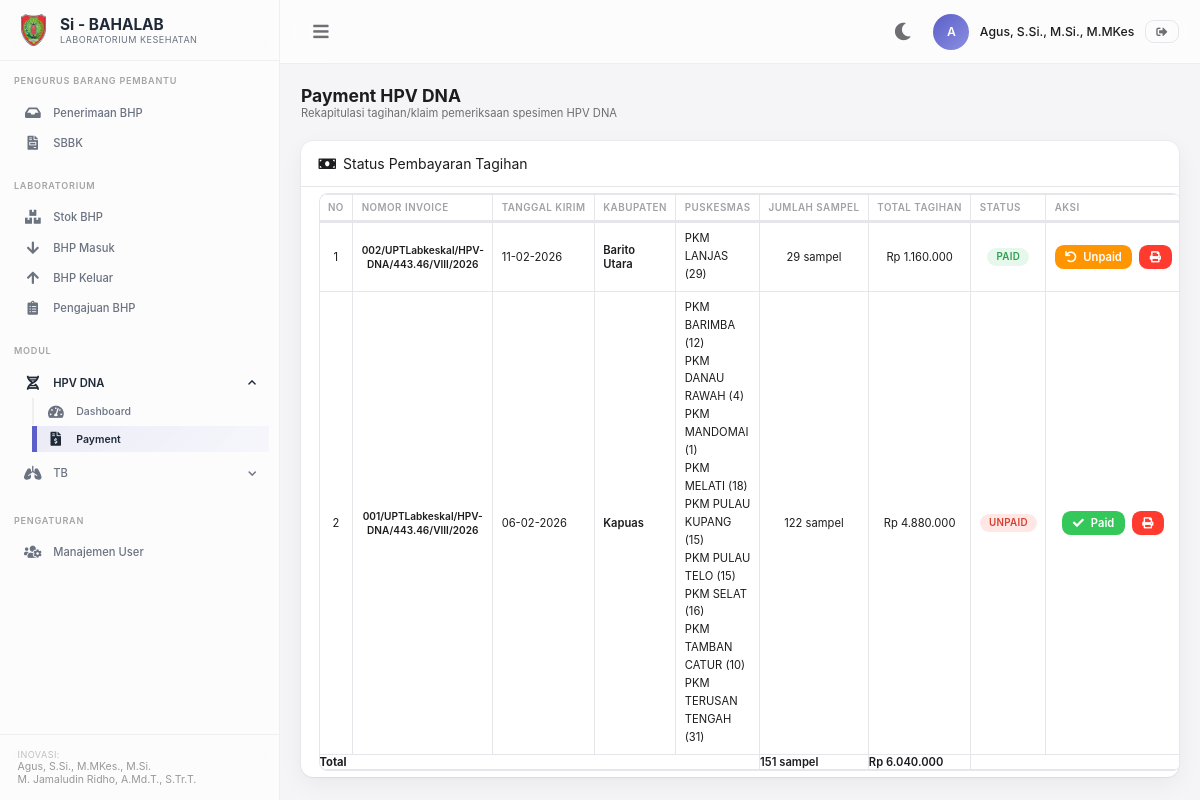
The app's page /payment-hpv.php (signed in) with its own data.
### tables this page shows
CREATE TABLE `sib_payment_hpv` (
  `id` int NOT NULL AUTO_INCREMENT,
  `kabupaten` varchar(191) NOT NULL,
  `tanggal` date NOT NULL,
  `status` enum('Unpaid','Paid') NOT NULL DEFAULT 'Unpaid',
  `nomor_invoice` varchar(191) DEFAULT NULL,
  `tgl_paid` datetime DEFAULT NULL,
  `diproses_oleh` varchar(100) DEFAULT NULL,
  `created_at` timestamp NULL DEFAULT CURRENT_TIMESTAMP,
  PRIMARY KEY (`id`),
  UNIQUE KEY `uq_tagihan` (`kabupaten`,`tanggal`)
);

### config.php (called while the page is built, shortened)
<?php
$DB_HOST = getenv('DB_HOST') ?: '127.0.0.1';
$DB_USER = getenv('DB_USER') ?: 'root';
$DB_PASS = getenv('DB_PASS') ?: '';
$DB_NAME = getenv('DB_NAME') ?: 'bahalab';
$conn = mysqli_connect($DB_HOST, $DB_USER, $DB_PASS, $DB_NAME);
function parse_puskesmas($namahpv)
{
    $namahpv = trim($namahpv);
    return $namahpv;
}
function get_rows_tagihan_hpv($kabupaten = null, $bulan = null, $tahun = null, $tanggal = null)
{
    global $conn;
    $rows = [];
    $where = [];
    $sql = "SELECT * FROM sib_hpv_dna" . (count($where) ? " WHERE " . implode(' AND ', $where) : "") . " ORDER BY kabupaten, tanggal_penerimaan, nama ASC";
    $q = mysqli_query($conn, $sql);
    while ($r = mysqli_fetch_assoc($q)) {
        $kab = !empty($r['kabupaten']) ? $r['kabupaten'] : parse_kabupaten($r['nama']);
        $key = strtolower($kab) . '|' . date('Y-m-d', strtotime($r['tanggal_penerimaan']));
        if (!isset($rows[$key])) {
            $rows[$key] = [
                'namakabupaten' => $kab,
                'namapuskesmas' => $kab,
                'tanggalhpv' => date('Y-m-d', strtotime($r['tanggal_penerimaan'])),
                'tanggal' => date('d-m-Y', strtotime($r['tanggal_penerimaan'])),
                'jumlah' => 0,
                'hargasatuan' => (int) $r['harga_satuan'],
                'hargatotal' => 0,
                'puskesmas_list' => [],
                'puskesmas_rows' => [],
            ];
        }
        $rows[$key]['jumlah'] += (int) $r['jumlah'];
        $rows[$key]['hargatotal'] += (int) $r['harga_total'];
        $rows[$key]['puskesmas_list'][] = parse_puskesmas($r['nama']) . ' (' . (int) $r['jumlah'] . ')';
        $rows[$key]['puskesmas_rows'][] = [
            'namapuskesmas' => parse_puskesmas($r['nama']),
            'jumlah' => (int) $r['jumlah'],
            'hargasatuan' => (int) $r['harga_satuan'],
            'hargatotal' => (int) $r['harga_total'],
        ];
    }
    return array_values($rows);
}

### payment-hpv.php (the view, shortened to what this page needs)
<?php
require 'config.php';
$rows_tagihan = get_rows_tagihan_hpv();
$total_tagihan = 0;
foreach ($rows_tagihan as $r) {
    $total_tagihan += $r['hargatotal'];
}
$payments = [];
$q = mysqli_query($conn, "SELECT kabupaten, tanggal, status, tgl_paid, diproses_oleh, nomor_invoice FROM sib_payment_hpv");
while ($r = mysqli_fetch_assoc($q)) {
    $payments[strtolower($r['kabupaten']) . '|' . $r['tanggal']] = $r;
}
foreach ($rows_tagihan as $idx => $r) {
    $key = strtolower($r['namakabupaten']) . '|' . $r['tanggalhpv'];
    $p = $payments[$key] ?? null;
    if ($p) {
        $rows_tagihan[$idx]['pay_status'] = $p['status'];
        $rows_tagihan[$idx]['tgl_paid'] = $p['tgl_paid'];
        $rows_tagihan[$idx]['diproses_oleh'] = $p['diproses_oleh'];
        $rows_tagihan[$idx]['nomor_invoice'] = $p['nomor_invoice'];
    } else {
        $rows_tagihan[$idx]['pay_status'] = 'Unpaid';
        $rows_tagihan[$idx]['tgl_paid'] = null;
        $rows_tagihan[$idx]['diproses_oleh'] = null;
        $rows_tagihan[$idx]['nomor_invoice'] = null;
    }
}
?>
<div class="page-header">
    <div>
        <h1>Payment HPV DNA</h1>
        <p class="page-subtitle">Rekapitulasi tagihan/klaim pemeriksaan spesimen HPV DNA</p>
    </div>
</div>
<div class="data-table-wrapper">
    <div class="table-header">
        <span><i class="fas fa-money-bill mr-2"></i>Status Pembayaran Tagihan</span>
    </div>
    <div class="table-body">
        <div class="table-responsive">
            <table class="table table-bordered" id="dataTable" width="100%" cellspacing="0">
                <thead>
                    <tr>
                        <th class="text-center">No</th>
                        <th class="text-center">Nomor Invoice</th>
                        <th>Tanggal Kirim</th>
                        <th>Kabupaten</th>
                        <th>Puskesmas</th>
                        <th class="text-center">Jumlah Sampel</th>
                        <th class="text-center">Total Tagihan</th>
                        <th class="text-center">Status</th>
                        <th class="text-center">Aksi</th>
                    </tr>
                </thead>
                <tbody>
                    <?php $i = 1; foreach ($rows_tagihan as $r): ?>
                    <tr>
                        <td class="text-center"><?= $i++; ?></td>
                        <td class="text-center">
                            <?php if (!empty($r['nomor_invoice'])): ?>
                            <span class="fw-600" style="font-size:0.72rem;"><?= htmlspecialchars($r['nomor_invoice']); ?></span>
                            <?php endif; ?>
                        </td>
                        <td><?= htmlspecialchars($r['tanggal']); ?></td>
                        <td class="fw-600"><?= htmlspecialchars($r['namakabupaten']); ?></td>
                        <td>
                            <?php foreach ($r['puskesmas_list'] as $pl): ?>
                            <div class="hpv-puskesmas-line"><?= htmlspecialchars($pl); ?></div>
                            <?php endforeach; ?>
                        </td>
                        <td class="text-center"><?= (int) $r['jumlah']; ?> sampel</td>
                        <td class="text-center">Rp <?= number_format($r['hargatotal'], 0, ',', '.'); ?></td>
                        <td class="text-center">
                            <?php if ($r['pay_status'] === 'Paid'): ?>
                            <span class="badge badge-success">Paid</span>
                            <?php else: ?>
                            <span class="badge badge-danger">Unpaid</span>
                            <?php endif; ?>
                        </td>
                        <td class="text-center">
                            <div class="d-flex gap-2 justify-content-center">
                                <?php if ($r['pay_status'] === 'Unpaid'): ?>
                                <form method="post" action="aksi-payment-hpv.php" class="d-inline"
                                    onsubmit="return confirm('Tandai PAID untuk tagihan <?= htmlspecialchars($r['namakabupaten']); ?> (<?= htmlspecialchars($r['tanggal']); ?>)?')">
                                    <button type="submit" class="btn btn-success btn-sm">
                                        <i class="fas fa-check"></i> Paid
                                    </button>
                                </form>
                                <?php else: ?>
                                <form method="post" action="aksi-payment-hpv.php" class="d-inline"
                                    onsubmit="return confirm('Ubah kembali ke UNPAID untuk tagihan <?= htmlspecialchars($r['namakabupaten']); ?> (<?= htmlspecialchars($r['tanggal']); ?>)?')">
                                    <button type="submit" class="btn btn-warning btn-sm">
                                        <i class="fas fa-undo"></i> Unpaid
                                    </button>
                                </form>
                                <?php endif; ?>
                                <a href="invoice-hpv.php?kabupaten=<?= urlencode($r['namakabupaten']); ?>&tgl=<?= urlencode($r['tanggalhpv']); ?>&nomor=<?= urlencode($r['nomor_invoice'] ?? ''); ?>" target="_blank"
                                    class="btn btn-danger btn-sm" title="Cetak Invoice PDF">
                                    <i class="fas fa-print"></i>
                                </a>
                            </div>
                        </td>
                    </tr>
                    <?php endforeach; ?>
                </tbody>
                <tfoot>
                    <tr>
                        <td colspan="5" class="text-right"><strong>Total</strong></td>
                        <td class="text-center fw-600"><?= array_sum(array_column($rows_tagihan, 'jumlah')); ?> sampel</td>
                        <td class="text-center fw-600">Rp <?= number_format($total_tagihan, 0, ',', '.'); ?></td>
                        <td colspan="2"></td>
                    </tr>
                </tfoot>
            </table>
        </div>
    </div>
</div>
<?php
$content = ob_get_clean();
require 'layout.php';
?>

### layout.php (shortened to what this page needs)
<!DOCTYPE html>
<html lang="id">
<head>
    <link href="css/trendy.css?v=<?= filemtime('css/trendy.css') ?>" rel="stylesheet" />
    <link href="https://cdn.datatables.net/1.10.20/css/dataTables.bootstrap4.min.css" rel="stylesheet" />
    <link href="https://cdnjs.cloudflare.com/ajax/libs/font-awesome/5.15.1/css/all.min.css" rel="stylesheet" />
</head>
<body>
<aside class="sidebar">
    <div class="sidebar-brand">
        <img src="assets/img/logo.png" alt="Logo">
        <div class="brand-text">
            Si - BAHALAB
            <span>Laboratorium Kesehatan</span>
        </div>
    </div>
    <div class="sidebar-section">Pengurus Barang Pembantu</div>
    <ul class="sidebar-nav">
        <li class="nav-item">
            <a class="nav-link" href="penerimaan.php">
                <i class="fas fa-inbox nav-icon"></i>
                Penerimaan BHP
            </a>
        </li>
        <li class="nav-item">
            <a class="nav-link" href="sbbk.php">
                <i class="fas fa-file-invoice nav-icon"></i>
                SBBK
            </a>
        </li>
    </ul>
    <div class="sidebar-section">Laboratorium</div>
    <ul class="sidebar-nav">
        <li class="nav-item">
            <a class="nav-link" href="stock.php">
                <i class="fas fa-boxes nav-icon"></i>
                Stok BHP
            </a>
        </li>
        <li class="nav-item">
            <a class="nav-link" href="bhp-masuk.php">
                <i class="fas fa-arrow-down nav-icon"></i>
                BHP Masuk
            </a>
        </li>
        <li class="nav-item">
            <a class="nav-link" href="bhp-keluar.php">
                <i class="fas fa-arrow-up nav-icon"></i>
                BHP Keluar
            </a>
        </li>
        <li class="nav-item">
            <a class="nav-link" href="pengajuan.php">
                <i class="fas fa-clipboard-list nav-icon"></i>
                Pengajuan BHP
            </a>
        </li>
    </ul>
    <div class="sidebar-section">Modul</div>
    <ul class="sidebar-nav">
        <li class="nav-item nav-parent" data-submenu="hpv">
            <a class="nav-link nav-parent-toggle" href="javascript:void(0)">
                <i class="fas fa-dna nav-icon"></i>
                HPV DNA
                <i class="fas fa-chevron-down nav-arrow"></i>
            </a>
            <ul class="sidebar-subnav" id="submenu-hpv">
                <li class="nav-item">
                    <a class="nav-link" href="hpv-dna.php">
                        <i class="fas fa-tachometer-alt nav-icon"></i>
                        Dashboard
                    </a>
                </li>
                <li class="nav-item">
                    <a class="nav-link" href="payment-hpv.php">
                        <i class="fas fa-file-invoice-dollar nav-icon"></i>
                        Payment
                    </a>
                </li>
            </ul>
        </li>
        <li class="nav-item nav-parent" data-submenu="tb">
            <a class="nav-link nav-parent-toggle" href="javascript:void(0)">
                <i class="fas fa-lungs nav-icon"></i>
                TB
                <i class="fas fa-chevron-down nav-arrow"></i>
            </a>
        </li>
    </ul>
    <div class="sidebar-section">Pengaturan</div>
    <ul class="sidebar-nav">
        <li class="nav-item">
            <a class="nav-link" href="users.php">
                <i class="fas fa-users-cog nav-icon"></i>
                Manajemen User
            </a>
        </li>
    </ul>
    <div class="sidebar-footer">
        <div class="small">Inovasi:</div>
        Agus, S.Si., M.MKes., M.Si.<br>
        <a href="https://www.instagram.com/ridhooe_/" target="_blank" rel="noopener" class="sidebar-insta-link">
            M. Jamaludin Ridho, A.Md.T., S.Tr.T.
        </a>
    </div>
</aside>
<header class="top-header">
    <button class="sidebar-toggle" aria-label="Toggle sidebar">
        <i class="fas fa-bars"></i>
    </button>
    <div class="header-greeting">
        <button class="theme-toggle" aria-label="Toggle theme">
            <i class="fas fa-moon"></i>
        </button>
        <div class="user-avatar">
            <?= strtoupper(substr($_SESSION['nama'] ?? 'U', 0, 1)) ?>
        </div>
        <div>
            <div class="user-name"><?= htmlspecialchars($_SESSION['nama'] ?? 'User') ?></div>
        </div>
        <a href="logout.php" class="btn btn-outline btn-sm">
            <i class="fas fa-sign-out-alt"></i>
        </a>
    </div>
</header>
<main class="main-content">
    <div class="page-content">
        <?= $content ?? '' ?>
    </div>
</main>
</body>
</html>

### records on screen
sib_payment_hpv: nomor_invoice "002/UPTLabkeskal/HPV-DNA/443.46/VIII/2026", tanggal "11-02-2026", kabupaten "Barito Utara", pl "PKM LANJAS (29)", jumlah "29", hargatotal "1.160.000", status "PAID"
sib_payment_hpv: nomor_invoice "001/UPTLabkeskal/HPV-DNA/443.46/VIII/2026", tanggal "06-02-2026", kabupaten "Kapuas", pl "PKM BARIMBA (12)", pl "PKM DANAU RAWAH (4)", pl "PKM MANDOMAI (1)", pl "PKM MELATI (18)", pl "PKM PULAU KUPANG (15)", pl "PKM PULAU TELO (15)", pl "PKM SELAT (16)", pl "PKM TAMBAN CATUR (10)", pl "PKM TERUSAN TENGAH (31)", jumlah "122", hargatotal "4.880.000", status "UNPAID"

### other values on screen
substr($_SESSION['nama'] ?? 'U', 0, 1) "A"
$_SESSION['nama'] "Agus, S.Si., M.Si., M.MKes"
array_sum(array_column($rows_tagihan, 'jumlah')) "151"
$total_tagihan "6.040.000"
